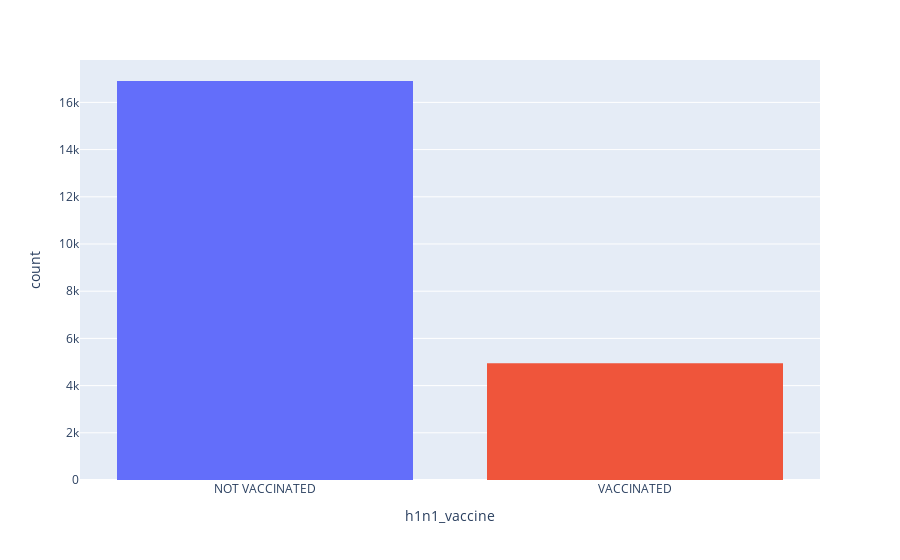

Notebook code for this chart:
### Code cell
fig= px.histogram(df, x="h1n1_vaccine", color="h1n1_vaccine")#sns.countplot(x='h1n1_vaccine', data=df, category_orders=dict(h1n1_vaccine=["0", "1"]))

fig.update_layout(bargap=0.2)
fig.update_layout(
    xaxis = dict(
        tickmode = 'array',
        tickvals = [0,1],
        ticktext = ['NOT VACCINATED', 'VACCINATED']
    ),
    showlegend=False
)


fig.show()

### Figure 1 — Plotly figure (JSON) as saved in the notebook; plotly's stock layout.template omitted (floating-point values rounded to 4 significant figures; data arrays with more than 128 entries replaced by an {"elided": "..."} marker saying what was removed)
{"data": [{"alignmentgroup": "True", "bingroup": "x", "hovertemplate": "h1n1_vaccine=%{x}<br>count=%{y}<extra></extra>", "legendgroup": "0", "marker": {"color": "#636efa"}, "name": "0", "offsetgroup": "0", "orientation": "v", "showlegend": true, "type": "histogram", "x": {"elided": "16906 int values"}, "xaxis": "x", "yaxis": "y"}, {"alignmentgroup": "True", "bingroup": "x", "hovertemplate": "h1n1_vaccine=%{x}<br>count=%{y}<extra></extra>", "legendgroup": "1", "marker": {"color": "#EF553B"}, "name": "1", "offsetgroup": "1", "orientation": "v", "showlegend": true, "type": "histogram", "x": {"elided": "4947 int values"}, "xaxis": "x", "yaxis": "y"}], "layout": {"bargap": 0.2, "barmode": "relative", "legend": {"title": {"text": "h1n1_vaccine"}, "tracegroupgap": 0}, "margin": {"t": 60}, "showlegend": false, "xaxis": {"anchor": "y", "categoryarray": [0, 1], "categoryorder": "array", "domain": [0, 1], "tickmode": "array", "ticktext": ["NOT VACCINATED", "VACCINATED"], "tickvals": [0, 1], "title": {"text": "h1n1_vaccine"}}, "yaxis": {"anchor": "x", "domain": [0, 1], "title": {"text": "count"}}}}
